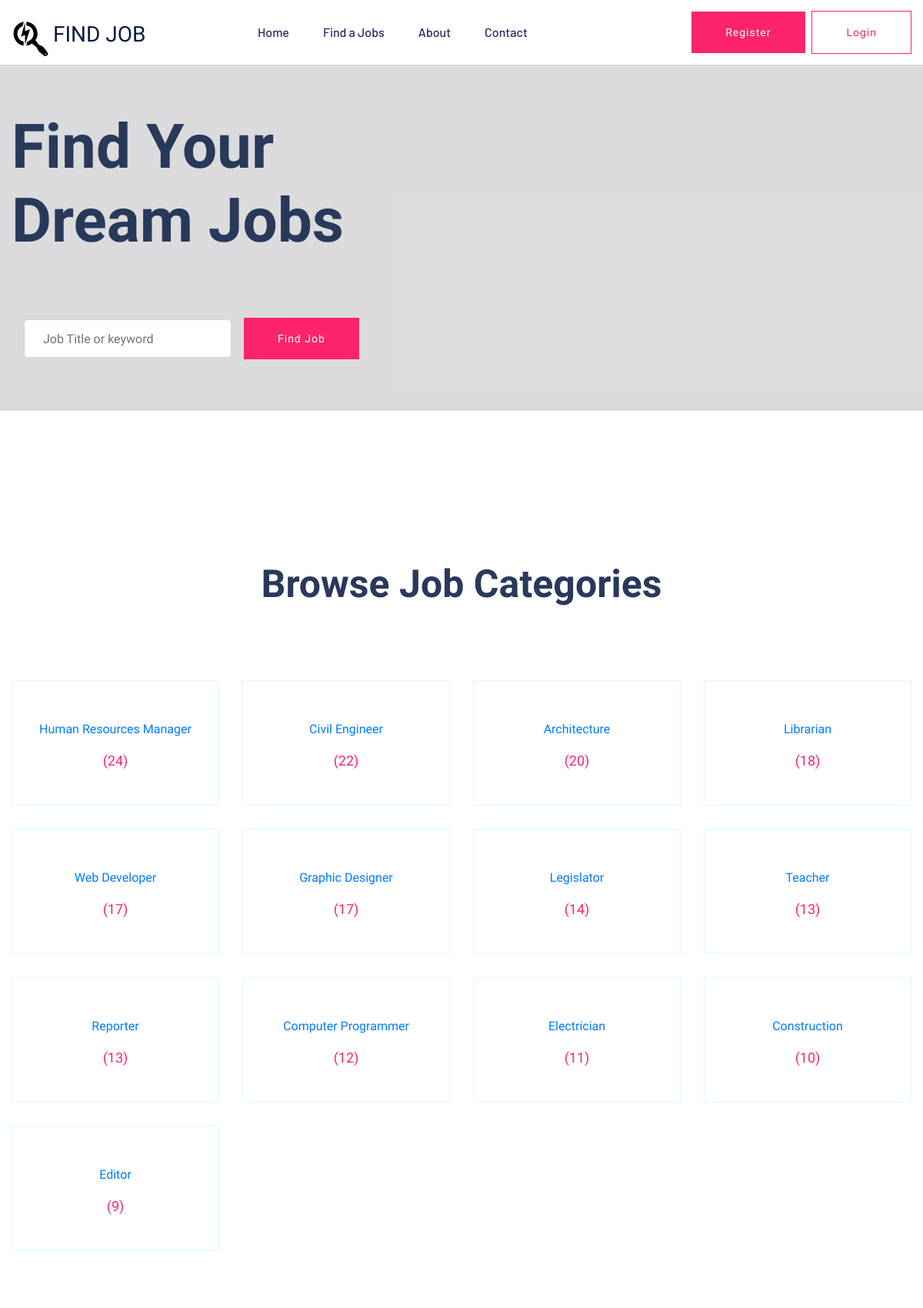
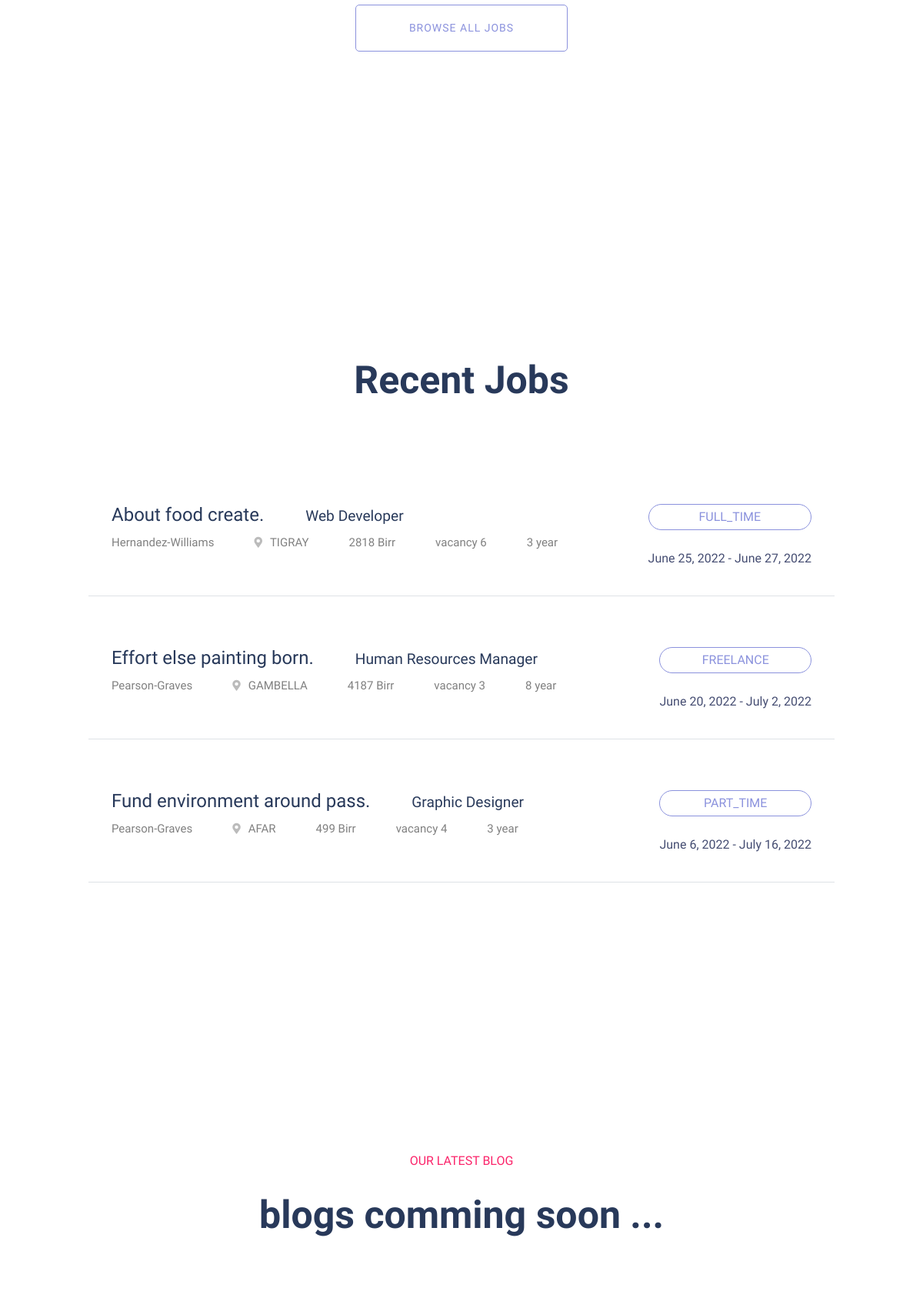
The page / (upper part) on the database its author committed (2 pictures, top to bottom).
### apps/jobsearch/models.py (models this page shows, shortened)
class Job(models.Model):
    company = models.ForeignKey(Company,on_delete=models.CASCADE)
    start_date = models.DateField()
    end_date = models.DateField()
    title = models.CharField(max_length=300)
    description = models.TextField()
    category = models.CharField(max_length=40,choices=JOB_CATEGORIES)
    requirement = models.TextField(help_text='requirements for job')
    education_level = models.CharField(max_length=15,choices=EDUCATIONAL_LEVEL_CHOICES)
    experience = models.TextField(help_text='required experience for job')
    experience_year = models.IntegerField(default=0)
    salary = models.IntegerField(default=0)
    type = models.CharField(max_length=15,choices=JOB_TYPE_CHOICES)
    region = models.CharField(max_length=30,choices=REGION_CHOICES)
    vacancy = models.IntegerField(default=1)
    created_at = models.DateTimeField(auto_now_add=True)
    updated_at = models.DateTimeField(auto_now=True)

class Company(models.Model):
    employee = models.OneToOneField(Employer, on_delete=models.CASCADE)
    name = models.CharField(max_length=300)
    region = models.CharField(max_length=30,choices=REGION_CHOICES)
    city = models.CharField(max_length=15,choices=CITY_CHOICE)
    document = models.FileField(upload_to="company",blank=True,null=True)
    description = models.TextField()
    created_at = models.DateTimeField(auto_now_add=True)
    updated_at = models.DateTimeField(auto_now=True)
    email = models.EmailField()
    status = models.BooleanField(default=False)

### apps/jobsearch/views.py (the view)
# urls.py: path('',views.index,name='home'),
def index(request):
    jobs = Job.objects.all()
    categories = jobs.values('category').annotate(
        total=Count('category')).order_by('-total')
    if request.GET.get('q'):
        print(request.GET.get('q'))
    recent_jobs = jobs.order_by('-created_at')[:3]
    context = {
        'categories': categories,
        'recent_jobs':recent_jobs
    }
    return render(request, 'index.html', context=context)

### templates/index.html (shortened to what this page needs)
{% extends 'base.html' %} {%load static%}
{% block content%}
<div class="slider-area">
  <div class="slider-active">
    <div
      class="single-slider section-overly slider-height2 d-flex align-items-center"
      background
    >
      <div class="container">
        <div class="row">
          <div class="col-xl-6 col-lg-9 col-md-10">
            <div class="hero__caption">
              <h1>Find Your Dream Jobs</h1>
            </div>
          </div>
        </div>
        <div class="row">
          <div class="col-xl-8">
            <form class="form-inline" action="{%url 'job-search' %}">
              <div class="form-group mx-sm-3 mb-2">
                <input
                  type="text"
                  class="form-control p-4"
                  id="search-query"
                  name="search-query"
                  placeholder="Job Title or keyword"
                />
              </div>
              <button type="submit" class="btn btn-primary mb-2">
                Find Job
              </button>
            </form>
          </div>
        </div>
      </div>
    </div>
  </div>
</div>
<div class="our-services section-pad-t30">
  <div class="container">
    <div class="row">
      <div class="col-lg-12">
        <div class="section-tittle text-center">
          <h2>Browse Job Categories</h2>
        </div>
      </div>
    </div>
    <div class="row d-flex justify-contnet-center">
      {% for category in categories %}
      <div class="col-xl-3 col-lg-3 col-md-4 col-sm-6">
        <div class="single-services text-center mb-30">
          <div class="services-cap">
            <form action="{%url 'job-list'%}">
              <h5>
                <button class="btn2 btn-link">{{category.category}}</button>
              </h5>
            </form>
            <span>({{category.total}})</span>
          </div>
        </div>
      </div>
      {% endfor %}
    </div>
    <div class="row">
      <div class="col-lg-12">
        <div class="browse-btn2 text-center mt-50">
          <a href="{%url 'job-list' %}" class="border-btn2">Browse All Jobs</a>
        </div>
      </div>
    </div>
  </div>
</div>
<section class="featured-job-area feature-padding">
  <div class="container">
    <div class="row">
      <div class="col-lg-12">
        <div class="section-tittle text-center">
          <h2>Recent Jobs</h2>
        </div>
      </div>
    </div>
    <div class="row justify-content-center">
      <div class="col-xl-10">
        {% for job in recent_jobs %}
        <div class="single-job-items mb-30 border-bottom border-bottom-1">
          <div class="job-items">
            <div class="job-tittle job-tittle2">
              <a href="{% url 'job-detail' job.id %}">
                <h4>
                  {{job.title|truncatechars:30}}
                  <small class="ml-5"> {{job.category}}</small>
                </h4>
              </a>
              <ul>
                <li>{{job.company.name}}</li>
                <li><i class="fas fa-map-marker-alt"></i>{{job.region}}</li>
                <li>{{job.salary}} Birr</li>
                <li>vacancy {{job.vacancy}}</li>
                <li title="experience year required">
                  {{job.experience_year}} year
                </li>
              </ul>
            </div>
          </div>
          <div class="items-link items-link2 f-right">
            <a href="{%url 'job-detail' job.id%} ">{{job.type}}</a>
            <span title="applicaion start-deadline"
              >{{job.start_date}} - {{job.end_date}}</span
            >
          </div>
        </div>
        {% endfor %}
      </div>
    </div>
  </div>
</section>
<div class="home-blog-area blog-h-padding">
  <div class="container">
    <div class="row">
      <div class="col-lg-12">
        <div class="section-tittle text-center">
          <span>Our latest blog</span>
          <h2>blogs comming soon ...</h2>
        </div>
      </div>
    </div>
  </div>
</div>
{%endblock content%}

### templates/index.html (style rules this page uses)
.section-overly::before { position: absolute; content: ""; background-color: rgba(34, 35, 46, 0.16); width: 100%; height: 100%; left: 0; top: 0; bottom: 0; right: 0; z-index: -1; background-repeat: no-repeat; }
.btn2 { display: inline-block; font-weight: 400; text-align: center; white-space: nowrap; vertical-align: middle; border: 1px solid transparent; padding: 0.375rem 0.75rem; font-size: 1rem; line-height: 1.5; border-radius: 0.25rem; transition: color 0.15s ease-in-out, background-color 0.15s ease-in-out, border-color 0.15s ease-in-out, box-shadow 0.15s ease-in-out; }

### rows shown on the page
Job: title "About food create.", category "Web Developer", company.name "Hernandez-Williams", region "TIGRAY", salary "2818", vacancy "6", experience_year "3", type "FULL_TIME", start_date "June 25, 2022", end_date "June 27, 2022"
Job: title "Effort else painting born.", category "Human Resources Manager", company.name "Pearson-Graves", region "GAMBELLA", salary "4187", vacancy "3", experience_year "8", type "FREELANCE", start_date "June 20, 2022", end_date "July 2, 2022"
Job: title "Fund environment around pass.", category "Graphic Designer", company.name "Pearson-Graves", region "AFAR", salary "499", vacancy "4", experience_year "3", type "PART_TIME", start_date "June 6, 2022", end_date "July 16, 2022"

### other values the page prints
{{ category.category }} "Human Resources Manager" "Civil Engineer" "Architecture" "Librarian" "Web Developer" "Graphic Designer" "Legislator" "Teacher" "Reporter" "Computer Programmer" "Electrician" "Construction" "Editor"
{{ category.total }} "24" "22" "20" "18" "17" "17" "14" "13" "13" "12" "11" "10" "9"
